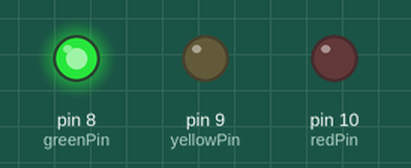
This sketch was run on a simulated Arduino Uno, built with avr-gcc and run on an emulated ATmega328P. Shown: output pins drawn as LEDs (lit = HIGH).

Above: at 2.5 s.
At 6.0 s:
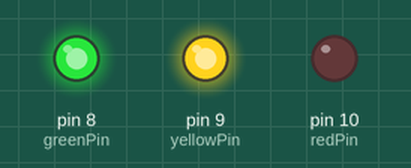
At 9.5 s:
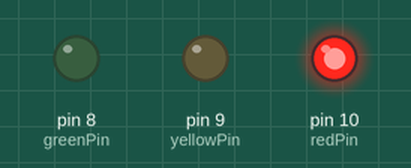
At 13.0 s:
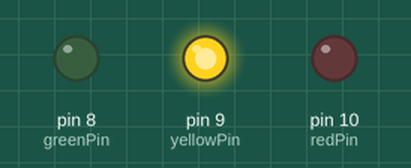
Timing chart, 0 to 18.2 s (numbered marks = the images above):
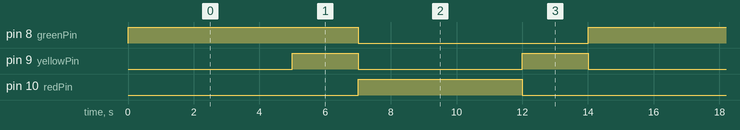

The sketch:

traffic-light.ino
```cpp
int greenPin  = 8;
int yellowPin = 9;
int redPin    = 10;


void setup() {
  pinMode(greenPin,OUTPUT);
  pinMode(yellowPin,OUTPUT);
  pinMode(redPin,OUTPUT);
}

void loop() {
  digitalWrite(yellowPin,LOW);
  digitalWrite(greenPin,HIGH);
  delay(5*1000);
  digitalWrite(yellowPin,HIGH);
  delay(2*1000);
  digitalWrite(greenPin,LOW);
  digitalWrite(yellowPin,LOW);
  digitalWrite(redPin,HIGH);
  delay(5*1000);
  digitalWrite(yellowPin,HIGH);
  digitalWrite(redPin,LOW);
  delay(2*1000);

}
```

Measured:
- by itself, pin 8 (greenPin): alternates HIGH for 7.0 s and LOW for 7.0 s
- by itself, pin 9 (yellowPin): alternates HIGH for 2.0 s and LOW for 5.0 s
- by itself, pin 10 (redPin): alternates HIGH for 5.0 s and LOW for 9.0 s
